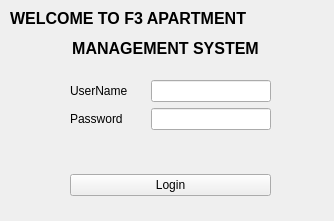
<?xml version="1.0" encoding="UTF-8"?>
<ui version="4.0">
 <class>FrmLoginMainWindow</class>
 <widget class="QMainWindow" name="FrmLoginMainWindow">
  <property name="geometry">
   <rect>
    <x>0</x>
    <y>0</y>
    <width>334</width>
    <height>221</height>
   </rect>
  </property>
  <property name="maximumSize">
   <size>
    <width>334</width>
    <height>221</height>
   </size>
  </property>
  <property name="windowTitle">
   <string>Login</string>
  </property>
  <widget class="QWidget" name="centralwidget">
   <widget class="QWidget" name="formLayoutWidget">
    <property name="geometry">
     <rect>
      <x>70</x>
      <y>80</y>
      <width>201</width>
      <height>81</height>
     </rect>
    </property>
    <layout class="QFormLayout" name="formLayout">
     <property name="horizontalSpacing">
      <number>23</number>
     </property>
     <item row="0" column="0">
      <widget class="QLabel" name="userNameLabel">
       <property name="text">
        <string>UserName</string>
       </property>
      </widget>
     </item>
     <item row="0" column="1">
      <widget class="QLineEdit" name="Txt_username"/>
     </item>
     <item row="1" column="0">
      <widget class="QLabel" name="passwordLabel">
       <property name="text">
        <string>Password</string>
       </property>
      </widget>
     </item>
     <item row="1" column="1">
      <widget class="QLineEdit" name="Txt_password">
       <property name="inputMask">
        <string/>
       </property>
      </widget>
     </item>
    </layout>
   </widget>
   <widget class="QLabel" name="label">
    <property name="geometry">
     <rect>
      <x>10</x>
      <y>10</y>
      <width>311</width>
      <height>16</height>
     </rect>
    </property>
    <property name="font">
     <font>
      <pointsize>12</pointsize>
      <weight>75</weight>
      <bold>true</bold>
     </font>
    </property>
    <property name="text">
     <string>WELCOME TO F3 APARTMENT</string>
    </property>
   </widget>
   <widget class="QLabel" name="label_2">
    <property name="geometry">
     <rect>
      <x>10</x>
      <y>40</y>
      <width>311</width>
      <height>16</height>
     </rect>
    </property>
    <property name="font">
     <font>
      <pointsize>12</pointsize>
      <weight>75</weight>
      <bold>true</bold>
     </font>
    </property>
    <property name="text">
     <string>MANAGEMENT SYSTEM</string>
    </property>
    <property name="alignment">
     <set>Qt::AlignCenter</set>
    </property>
   </widget>
   <widget class="QWidget" name="horizontalLayoutWidget">
    <property name="geometry">
     <rect>
      <x>70</x>
      <y>170</y>
      <width>201</width>
      <height>31</height>
     </rect>
    </property>
    <layout class="QHBoxLayout" name="horizontalLayout">
     <item>
      <widget class="QPushButton" name="PB_login">
       <property name="text">
        <string>Login</string>
       </property>
      </widget>
     </item>
    </layout>
   </widget>
  </widget>
 </widget>
 <resources/>
 <connections/>
</ui>
